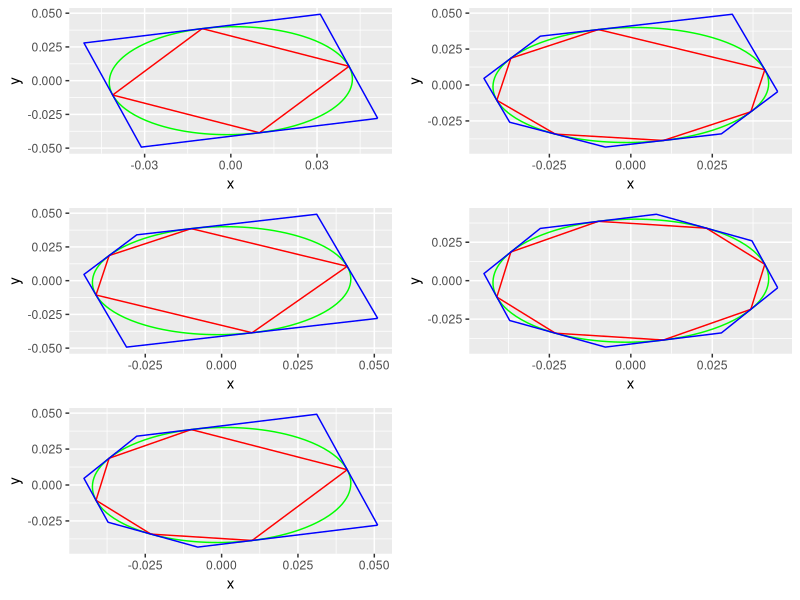

The R script that drew this image: (Note: a time limit stopped this script after it produced the figure.)
library(ggplot2)

check_device <- function()
{
    while (!is.null(dev.list())) Sys.sleep(1)
}

multiplot <- function(..., plotlist=NULL, file, cols=1, layout=NULL) {
  library(grid)
  plots <- c(list(...), plotlist)
  numPlots = length(plots)
  if (is.null(layout)) {
    layout <- matrix(seq(1, cols * ceiling(numPlots/cols)),
                    ncol = cols, nrow = ceiling(numPlots/cols))
  }
 if (numPlots==1) {
    print(plots[[1]])
  } else {
    grid.newpage()
    pushViewport(viewport(layout = grid.layout(nrow(layout), ncol(layout))))
    for (i in 1:numPlots) {
      matchidx <- as.data.frame(which(layout == i, arr.ind = TRUE))
      print(plots[[i]], vp = viewport(layout.pos.row = matchidx$row,
                                      layout.pos.col = matchidx$col))
    }
  }
}

phi <- function(t, ei_vals, ei_vecs) {
    phi_1 <- exp(Re(ei_vals[1])*t)*(cos(Im(ei_vals[1])*t)*Re(ei_vecs[,1]) - sin(Im(ei_vals[1])*t)*Im(ei_vecs[,1]))
    phi_2 <- exp(Re(ei_vals[2])*t)*(cos(Im(ei_vals[2])*t)*Im(ei_vecs[,2]) + sin(Im(ei_vals[2])*t)*Re(ei_vecs[,2]))
    a <- cbind(phi_1, phi_2)
    return(a)
}

pplot <- function(M, Color) {
    tmp <- M[, chull(t(M))]
    data <- as.data.frame(t(cbind(tmp, tmp[,1])))
    colnames(data) <- c("x", "y")
    return(geom_path(data, mapping=aes(x=x, y=y, z=NULL), color=Color))
}

xsum <- function(h, vec) {
    return((solve(h)%*%vec) / c(sqrt(vec%*%(solve(h)%*%vec))))
}

minkowski_sum <- function(mat1, mat2)
{
    temp <- matrix(0, nrow(mat1))
	for(i in 1:ncol(mat1)){
        for(j in 1:ncol(mat2)){
            temp <- cbind(temp, mat1[, i] + mat2[, j])
        }
    }
    temp <- temp[, chull(t(temp))]
    return(temp)
}

# bulids polyhedral approximations m in {4, 5, 6, 7, 8}
poly_approximations <- function(P, pp, Uin_prev, Xu)
{
    a <- 5 # bc we have 4p fig before
    b <- 8
    plots <- list()
    for(j in 1:(b-a+1))
    {
        P[, ncol(P)] <- pp[, j]
        Uin <- cbind(Uin_prev[, -ncol(Uin_prev)], Xu[, j+1])
        order <- chull(t(Uin))
        Uin <- Uin[, order]
        Uin <- cbind(Uin, Uin[, 1])
        P <- P[, order]
        P <- cbind(P, P[, 1])
        Uout <- matrix(c(0, 0), 2)
        for(i in 1:(ncol(Uin)-1))
        {
            tmp <- solve(t(P[1:2, i:(i+1)]))%*%c(t(P[,i])%*%Uin[,i], t(P[,i+1])%*%Uin[,i+1])
            # print(tmp)
            Uout <- cbind(Uout, tmp)
            # print(Uout)
        }
        plots[[j]] <- list(Uin, Uout)
        Uin_prev <- Uin
    }
    return(plots)
}


print("A_tilde:")
A_tilde <- matrix(c(2*sqrt(2), 2*sqrt(2), -sqrt(2), 0), 2)
delta <- 0.04
A_tilde

print("eigen (normalized)...")
ei <- eigen(A_tilde)
ei_vals <- ei$values
ei_vecs <- ei$vectors
print("ei_vals:")
ei_vals
print("ei_vecs:")
ei_vecs

print("phi(0): ")
phi(0, ei_vals, ei_vecs)
print("phi(delta): ")
phi(delta, ei_vals, ei_vecs)

print("A = PHI(delta)PHI^{-1}(0):")
A <- phi(delta, ei_vals, ei_vecs)%*%solve(phi(0, ei_vals, ei_vecs))
print(A)

print("B:")
B <- (A - diag(2))%*%solve(A_tilde)
B
print("V:")
V <- matrix(c(1, 1, -1, 1, 1, -1, -1, -1), 2)
V
print("U:")
U <- B%*%V
U

# 0-controll sets
X <- list(-solve(A)%*%U)
X[[1]]
window1 <- ggplot() + pplot(X[[1]], "purple")
for(i in 2:6){
    X[[i]] <- minkowski_sum(solve(A)%*%X[[i-1]], X[[1]])
    window1 <- window1 + pplot(X[[i]], "yellow")
}
print("X:")
X


print("H:")
H <- t(solve(B))%*%diag(2)%*%solve(B)
H

# ellipse
x<-seq(-0.1, 0.1, length=100)
y<-seq(-0.1, 0.1, length=100)
z<-outer(x, y, function(x,y) H[1, 1]*x^2 + H[2, 2]*y^2 + H[1, 2]*2*x*y -1)
df <- data.frame(expand.grid(x = x, y = y), z = c(z)) 
ellipse <- ggplot(df, aes(x = x, y = y, z = z)) +
  geom_contour(aes(z = z), breaks = 0, colour="green")

# window <- window + pplot(U, "green")

ei <- eigen(H)
ei_vals <- ei$values
ei_vecs <- ei$vectors

print("p1:")
p1 <- Re(ei_vecs[,1])
p1
print("p2:")
p2 <- Re(ei_vecs[,2])
p2
print("p3:")
p3 <- -p1
p3
print("p4:")
p4 <- -p2
p4

print("P:")
P <- matrix(c(p1, p2, p3, p4, p1), 2)
P

print("Xu1:")
Xu1 <- xsum(H, p1)
Xu1
print("Xu2:")
Xu2 <- xsum(H, p2)
Xu2
print("Xu3:")
Xu3 <- xsum(H, p3)
Xu3
print("Xu4:")
Xu4 <- xsum(H, p4)
Xu4

print("pp:")
pp <- matrix(c(p1 + p2, p2 + p3, p3 + p4, p4 + p1), 2)
pp

Xu <- matrix(c(0, 0), 2)
for(i in 1:4)
    Xu <- cbind(Xu, xsum(H, pp[, i]))
print("Xu:")
Xu

# 4 ###
Uin4 <- matrix(c(Xu1, Xu2, Xu3, Xu4, Xu1), 2)
Uout4 <- matrix(c(0, 0), 2)
for(i in 1:(ncol(Uin4)-1))
{
    tmp <- solve(t(P[1:2, i:(i+1)]))%*%c(t(P[,i])%*%Uin4[,i], t(P[,i+1])%*%Uin4[,i+1])
    # print(tmp)
    Uout4 <- cbind(Uout4, tmp)
    # print(Uout4)
}
poly4 <- ellipse + pplot(Uin4, "red") + pplot(Uout4, "blue")
#######

l <- poly_approximations(P, pp, Uin4, Xu)
poly <- list(poly4)
for(i in 1:length(l))
{
    p <- ellipse + pplot(l[[i]][[1]], "red") + pplot(l[[i]][[2]], "blue")
    poly[[i+1]] <- p
}

# X11()
# check_device()

X11()
multiplot(plotlist=poly, cols=2)
check_device()
